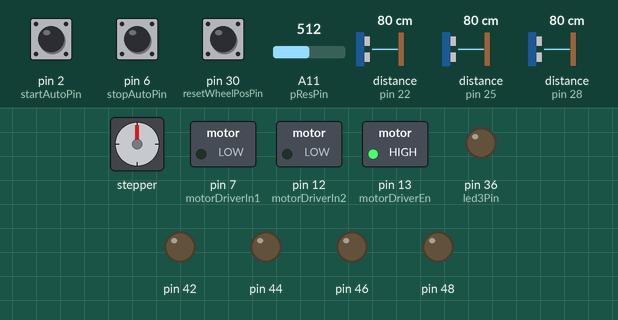
A sketch run on a simulated Arduino Mega 2560, built with avr-gcc and run on an emulated ATmega2560. Shown: stepper motor, switched loads named in the sketch (green lamp = pin HIGH), output pins drawn as LEDs (lit = HIGH). The inputs (shaded band) are chosen by the test bench; at power-on: pin 2 (startAutoPin) LOW, distance to the obstacle (sensors on pin 22, pin 25, pin 28) 80 cm, A11 (pResPin) = 512, pin 6 (stopAutoPin) LOW, pin 30 (resetWheelPosPin) LOW. Stepper angles assume 4096 steps per turn.

Above: at 2.4 s.
2.5 s: pin 2 (startAutoPin) pulled HIGH for 0.15 s
At 5.5 s:
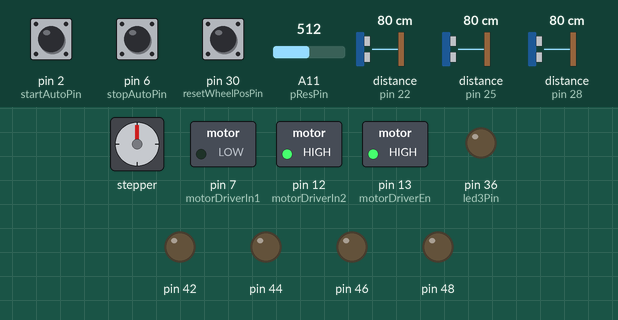
5.6 s: distance to the obstacle (sensor on pin 22) set to 75 cm
At 8.4 s:
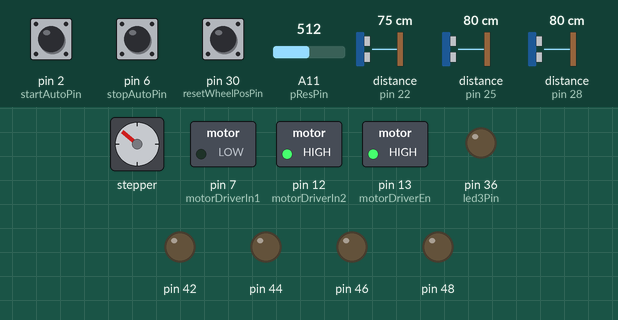
8.6 s: distance to the obstacle (sensor on pin 25) set to 49 cm
10.1 s: distance to the obstacle (sensor on pin 25) set to 42 cm
At 11.3 s:
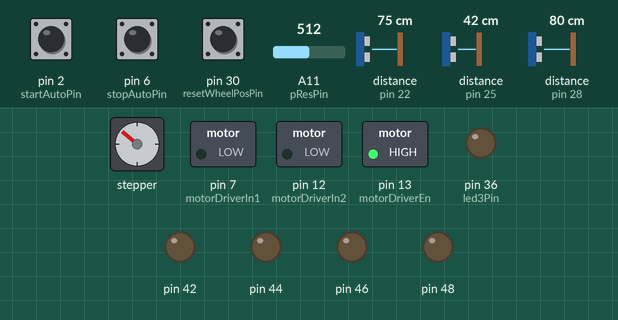
13.1 s: A11 (pResPin) set to 180
16.1 s: A11 (pResPin) set to 151
At 16.8 s:
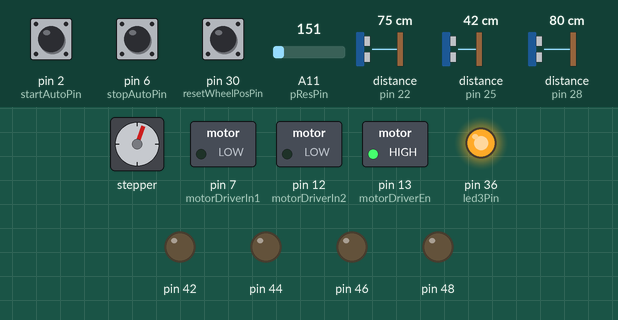
Timing chart, 0 to 22.3 s (numbered marks = the images above; inputs shaded):
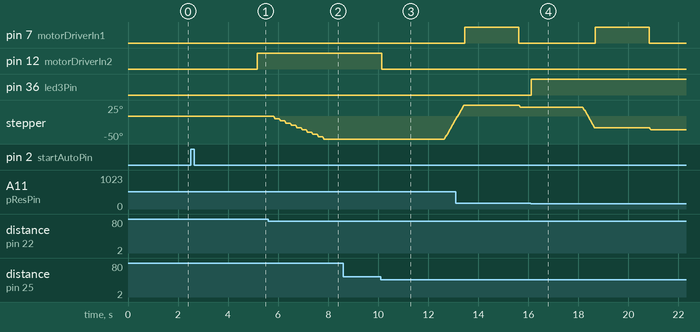

Measured:
- the behaviour switches between 79 and 78 cm on distance to the obstacle (sensor on pin 22) (found by bisection; images 1 and 2)
- the behaviour switches between 46 and 45 cm on distance to the obstacle (sensor on pin 25) (found by bisection; images 2 and 3)
- the behaviour switches between 170 and 169 on A11 (pResPin) (found by bisection; images 3 and 4)
- after the input at 2.5 s, pin 12 (motorDriverIn2): LOW → HIGH after 2.7 s
- after the input at 5.6 s, stepper: turns 50° counter-clockwise in 2.0 s, starting after 0.23 s
- after the input at 8.6 s, every drawn part: stays the same
- after the input at 10.1 s, pin 12 (motorDriverIn2): HIGH → LOW after 0.05 s; stepper: turns 43° clockwise in 0.44 s, starting after 2.5 s
- after the input at 16.1 s, pin 36 (led3Pin): LOW → HIGH at once

The sketch:

ASC_v1.0_Code.ino
```cpp
/*
 * -- Authors: Magnus B Caro and Eivind T Haldorsen :)
 *
 *
 * In the report on page 10 to 30, we have documented our thoughtprocess
 * during the development of the system as well as explainations in
 * why we chose the different programming solutions. We also documented
 * programingprogression in which we explain how we solved different programming problems.
*/

//Including different libraries, which includes library for the stepper motor,
//Wire library to communicate with I2C devices and LiDAR library to use each LiDAR.
#include <CheapStepper.h>
#include <Wire.h>
#include <VL53L0X.h>

//Sensor setups and defines
#define XSHUT_pin1 3
#define XSHUT_pin2 5
#define XSHUT_pin3 4

VL53L0X sensor1;
VL53L0X sensor2;
VL53L0X sensor3;

//DC motor setup and defines
#define motorDriverIn1 7
#define motorDriverIn2 12
#define motorDriverEn 13

//Stepper motor setup and defines
CheapStepper stepper(48, 46, 44, 42);

//Button Switches
const int startAutoPin = 2;
const int stopAutoPin = 6;
const int resetWheelPosPin = 30;

//LED and Photoresistor
const int led1Pin = 50;
const int led2Pin = 38;
const int led3Pin = 36;
const int pResPin = 11;

//Variables
int tmpTurn = 0;            //Keeps track on the turn degree on the wheels
int hStop = 0;              //Variable which starts counting if the car is standing still
int maxturnrate = (45 + 1); //45 degree turnrate
bool moved = false;         //Controlls if the car is correcting wheels when reversing
bool disableLidar = false;  //Disable LiDARs when correcting wheels
bool startOn = false;       //Used to start and stop the autonomous car

void sensorSetup() {
  //Enable lidar sensor pins
  pinMode(5, OUTPUT);
  pinMode(4, OUTPUT);
  pinMode(3, OUTPUT);
  digitalWrite(4, LOW);
  digitalWrite(5, LOW);
  digitalWrite(3, LOW);

  delay(500);

  //SENSOR 1 ADDRESSING
  pinMode(5, INPUT);
  delay(150);
  sensor1.init(true);
  delay(100);
  sensor1.setAddress((uint8_t)22);

  //SENSOR 2 ADDRESSING
  pinMode(4, INPUT);
  delay(150);
  sensor2.init(true);
  delay(100);
  sensor2.setAddress((uint8_t)25);

  //SENSOR 3 ADDRESSING
  pinMode(3, INPUT);
  delay(150);
  sensor3.init(true);
  delay(100);
  sensor3.setAddress((uint8_t)28);

  //Start continuous mode to enable constant readings from the LiDARs
  sensor1.startContinuous();
  sensor2.startContinuous();
  sensor3.startContinuous();

}

void dcMotorSetup() {
  //Enalbe DC motor driver pins
  pinMode(motorDriverEn, OUTPUT);
  pinMode(motorDriverIn1, OUTPUT);
  pinMode(motorDriverIn2, OUTPUT);
  digitalWrite(motorDriverEn, HIGH);
}

void setup()
{
  //Begin communication with I2C device
  Wire.begin();

  //Setup stepper motor pins
  pinMode(48, OUTPUT);
  pinMode(46, OUTPUT);
  pinMode(44, OUTPUT);
  pinMode(42, OUTPUT);

  //Setup led pins
  pinMode(led1Pin, INPUT);
  pinMode(led2Pin, INPUT);
  pinMode(led3Pin, OUTPUT);

  //Setup button pins
  pinMode(startAutoPin, INPUT);
  pinMode(stopAutoPin, INPUT);

  //Call the setups
  sensorSetup();
  dcMotorSetup();
}


//Method to measure and compare lengths between LiDAR A, and LiDAR B.
void compareLength(VL53L0X a, VL53L0X b) {
  int deadzone = 15; //15 mm deadzone;
  if (a.readRangeContinuousMillimeters() > (b.readRangeContinuousMillimeters() + uint16_t(deadzone))) { //Compares the sensors
    if (tmpTurn < maxturnrate) {        //If steering pin does not exceed its maximum turning degree.
      stepper.newMoveDegrees(true, 5);  //Turn stepper motor 5 degrees
      tmpTurn += 5;                     //Store in a variable that the stepper have moved 5 degrees
    }
  } else if ((a.readRangeContinuousMillimeters() + uint16_t(deadzone)) < b.readRangeContinuousMillimeters()) {
    if (tmpTurn > (-maxturnrate)) {     //Same here, just other direction
      stepper.newMoveDegrees(false, 5); //False = counter-clockwise
      tmpTurn -= 5;                     //Store that the stepper have moved
    }
  }
}


//Method to check the length of the center sensor
bool checkCentre() {
  int midRange = 450; //Center sensor length in millimetres
                      //Define the center lidar length before stopping initiates.
  if (sensor2.readRangeContinuousMillimeters() > uint16_t(midRange)) {
    return true;      //Stopping is required
  } else {
    return false;     //Stopping is not required
  }
}

//Method to straighten wheels, with parameter T in how much the wheels steer the wheels opposite.
void straightenCar(int t) {
  if (stepper.getStepsLeft() == 0) {                    //Checks wether the stepper motor runs or not, nothing runs if stepper motor is active
    if (tmpTurn < 0) {                                  //Checks which direction the wheels originaly are placed.
      stepper.newMoveDegrees(true, (t + abs(tmpTurn))); //Move the stepper in opposite direction + t with the variable tmpTurn that stored the previous wheel pos.
      tmpTurn = t;                                      //Set tmpTurn to t to store the new wheel position
      moved = true;                                     //Indicated that the car is correcting wheels, used to prioritize steering correction before reversing.
      return;
    } else if (tmpTurn > 0) {                           //Same concept, just opposite direction
      stepper.newMoveDegrees(false, (t + abs(tmpTurn)));
      tmpTurn = -t;                                     //Stores -t to tmpTurn for the new wheel position
      moved = true;
      return;
    }
  }
}

//Method to start a counter when the DC motor stops, hStop is the counter and is reset everytime the DC motor starts.
//This will allow us to start counting when the car meets a wall and initiates straightenCar and reverse whenever the counter reaches a specified time
void checkRev() {
  hStop += 1;             //Counter starts
  if (hStop > 75) {       //If counter reaches 75
    if (moved == false) { //Checks if the car have straightened the wheels
      straightenCar(25);  //Send in parameter 25 degrees from wheel center pos from opposite direction, which allows the car to turn AWAY from the obstacle
    } else {
      reverse();          //Initiates the reversing sequence after the wheels have been turned
    }
  }
}

//Method to reverse the car
void reverse() {
  uint32_t period = 2000L;                                           // 2 seconds
  for (uint32_t tStart = millis();  (millis() - tStart) < period;) { //For loop which uses the millis method to count the time up to "period" variable which is 2 seconds
    digitalWrite(motorDriverIn1, HIGH);                              //Send HIGH to In1 in motor driver
    digitalWrite(motorDriverIn2, LOW);                               //Send LOW to In2 in motor driver, these values will make the DC motor go the other way
  }
  hStop = 0;                                                         //Reset both the hStop variable and moved variable,
  moved = false;                                                     //now the car have reversed and corrected wheels
}

//Simple method to check the photoresistorPIN for PWM signals.
//Based on these PWM signals, each LED will be enabled when the light is low.
void controlLights() {
  int value = analogRead(pResPin);      //Set value to photoresistor input data
  if ((value < 50) and (value >= 0)) {  //Checks the lower values
    digitalWrite(led1Pin, HIGH);
    digitalWrite(led2Pin, HIGH);
    digitalWrite(led3Pin, HIGH);
  }
  if ((value < 100) and (value >= 50)) { //Checks the low-mid values
    digitalWrite(led1Pin, LOW);
    digitalWrite(led2Pin, HIGH);
    digitalWrite(led3Pin, HIGH);
  }
  if ((value < 170) and (value >= 100)) { //Checks the mid values
    digitalWrite(led1Pin, LOW);
    digitalWrite(led2Pin, LOW);
    digitalWrite(led3Pin, HIGH);
  }
  if ((value < 255) and (value >= 170)) { //Checks the high values
    digitalWrite(led1Pin, LOW);
    digitalWrite(led2Pin, LOW);
    digitalWrite(led3Pin, LOW);
  }
}

//Method that checks if any of the 3 buttons is pressed
void checkButtons() {
  //Green button --> Starts autonomous driving after 2.5 seconds.
  if (digitalRead(startAutoPin) == HIGH) {
    delay(2500);
    startOn = true;
  }

  //Red button --> Disables autonomous driving
  if (digitalRead(stopAutoPin) == HIGH) {
    startOn = false;
  }

  //Yellow button --> Centers the steering pin.
  if (digitalRead(resetWheelPosPin) == HIGH) {
    straightenCar(0);
    moved = false;
  }
}


void loop() {
  checkButtons();                           //Constantly checks if a button is being pressed
  if (startOn == true) {                    //If green button have been pressed
    stepper.run();                          //Initiate the stepper with the run method from CheapStepper library
    if (stepper.getStepsLeft() == 0) {      //This IF will prioritize most of the proccesing power on the stepper, checks how many steps left in stepper
      if (hStop == 0) {                     //If the car is not reversing or correcting wheels
        compareLength(sensor1, sensor3);    //Compare sensor1 length(left pos on car) with sensor3 (right pos on car), and turn the car respectively
      }
      controlLights();                      //Run the control light method to enable the LEDs.
      if (checkCentre() == true) {          //Checks the center lidar
        digitalWrite(motorDriverIn1, LOW);  //In1 set to LOW
        digitalWrite(motorDriverIn2, HIGH); //In2 set to HIGH, sets DC motor to drive the car forward
        hStop = 0;                          //Everytime the car can drive, the counter for reversing is reset. Prevents the car from revering randomly
      } else {
        digitalWrite(motorDriverIn1, LOW);  //Stops the car if centre LiDAR sees object
        digitalWrite(motorDriverIn2, LOW);
        checkRev();                         //Initiate reverse counter which in turn will maybe initiate straightenCar and reversing methods
      }
    }
  } else {
    digitalWrite(motorDriverIn1, LOW);      //If red button is pressed, stop the car.
    digitalWrite(motorDriverIn2, LOW);
  }
}
```
